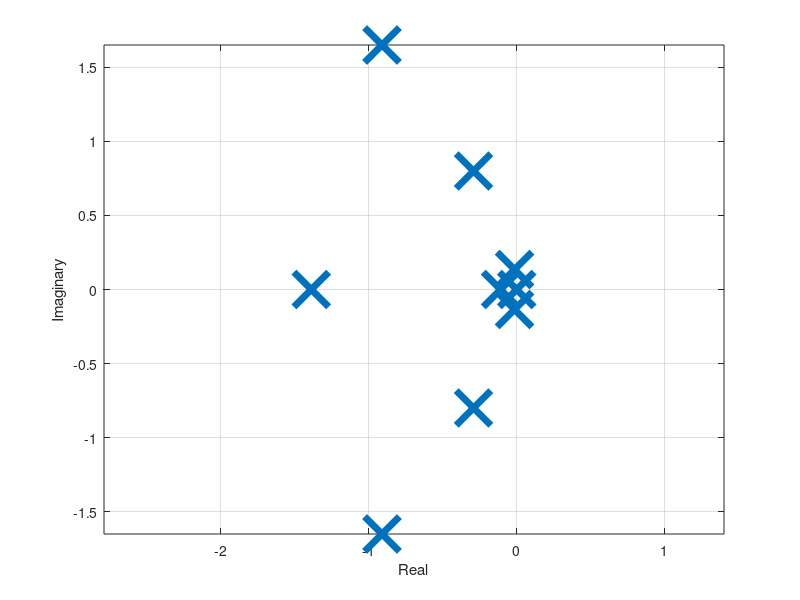

This figure's MATLAB source:
%Christopher Lum
%lum@uw.edu
%
%Look at pole locations

%Version History
%02/07/22: Created
%01/14/24: Moved to YouTube

clear
clc
close all

%Load the full linear model
temp = load('linear_model_straight_level.mat');
A = temp.A;
B = temp.B;

disp('A matrix')
disp(A)

disp('B matrix')
disp(B)

lambda = eig(A);

figure
plot(real(lambda),imag(lambda),'x','MarkerSize',25,'LineWidth',5)
grid on
xlabel('Real')
ylabel('Imaginary')
axis('equal')

disp('FINISHED')
